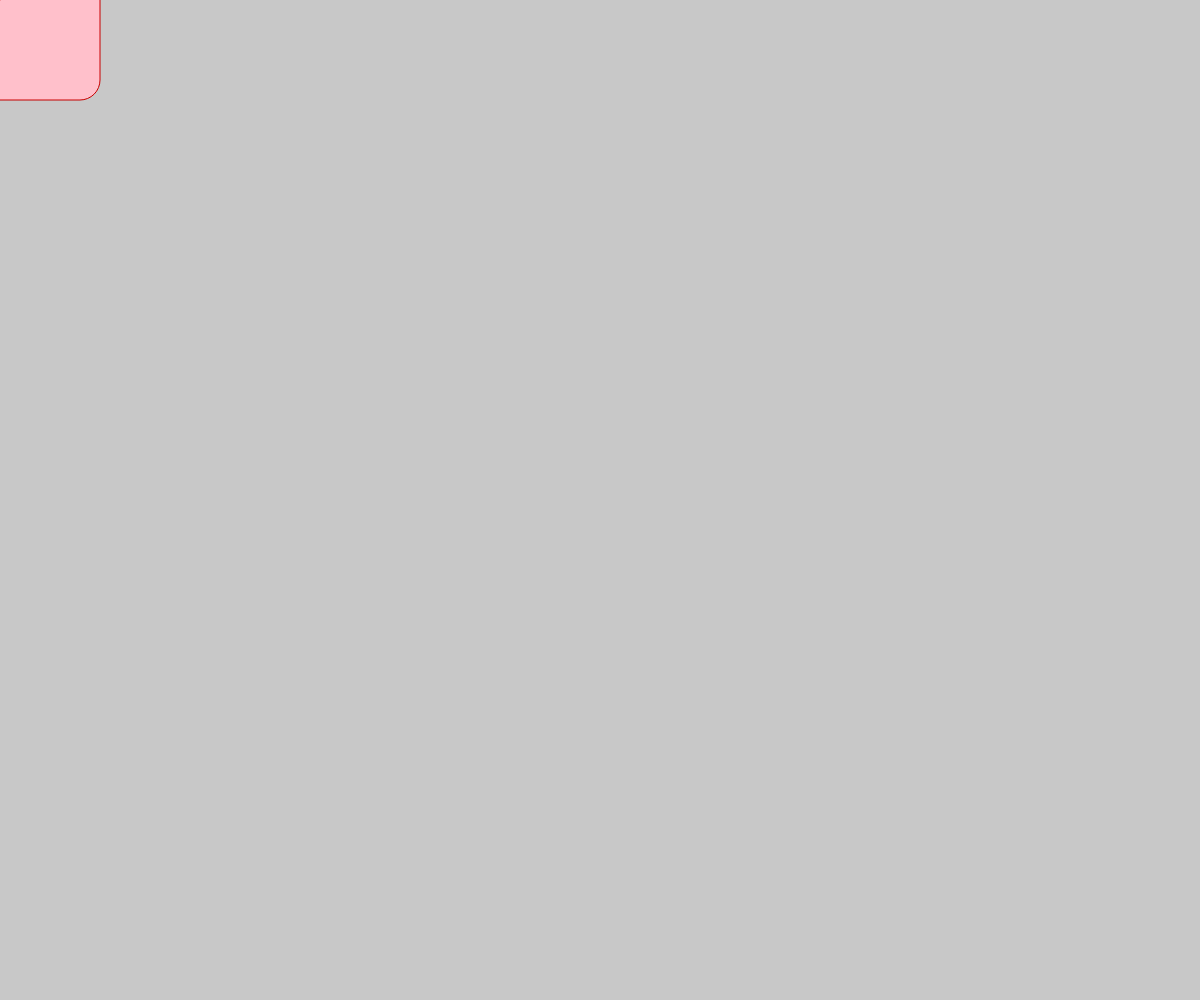
Frame 1 (no input)
Frame 60 (no input): identical to frame 1, image omitted
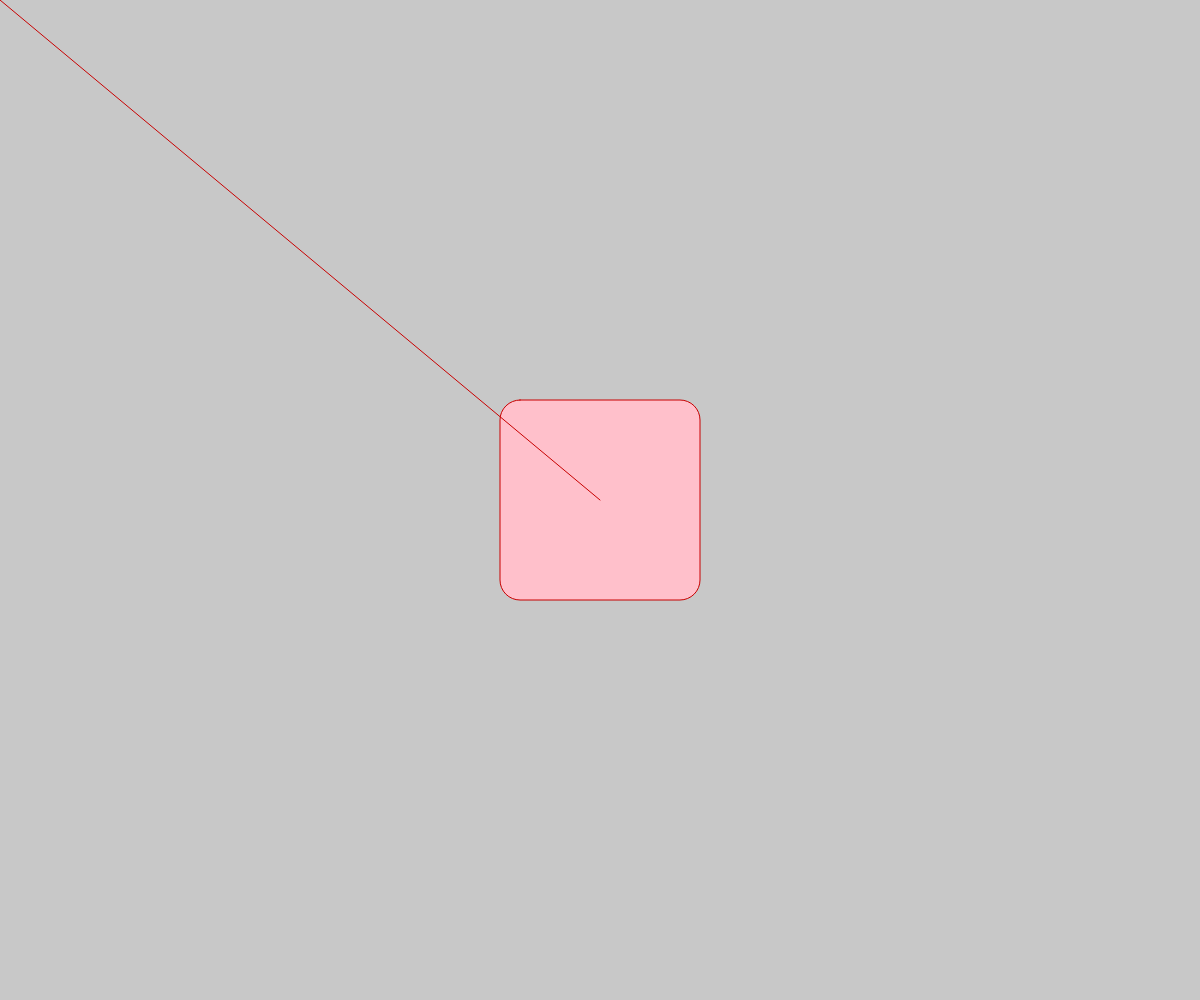
Frame 120 (the mouse pressed at the canvas centre since frame 60)

The p5.js sketch that drew these frames (run headless with seeded random() and noise() and a simulated clock; from frame 60 on, the mouse is pressed at the canvas centre):

// p5.js sketch
// ── sketch.js

var x = [];
var y = [];


function setup() {
	createCanvas(windowWidth,windowHeight);
}


function draw() {
	background(200);
	stroke(200,0,0);

	//draw a rectangle 
  	fill(255,192,203);
  	// noFill();
  	rect(mouseX-100, mouseY-100, 200, 200, 20);

  	//draw aline
  	line(0,0,mouseX, mouseY);

  	// draw a polygon with values 
  	fill(100);

  		beginShape();
  		for(var i=1; i<x. length; i++){
  			vertex(x[i], y[i]);
  			var coordinateText = x[i] + "," + y[i];
  			text(x[i] + "," + y[i], x[i], y[i]);

  	}
  	endShape(CLOSE);

}

function mouseReleased(){
		console.log("click: " + mouseX + "," + mouseY);

		append(x, mouseX);
		append(y,mouseY);
		console.log(x);
		console.log(y);
		//x, push();


}
